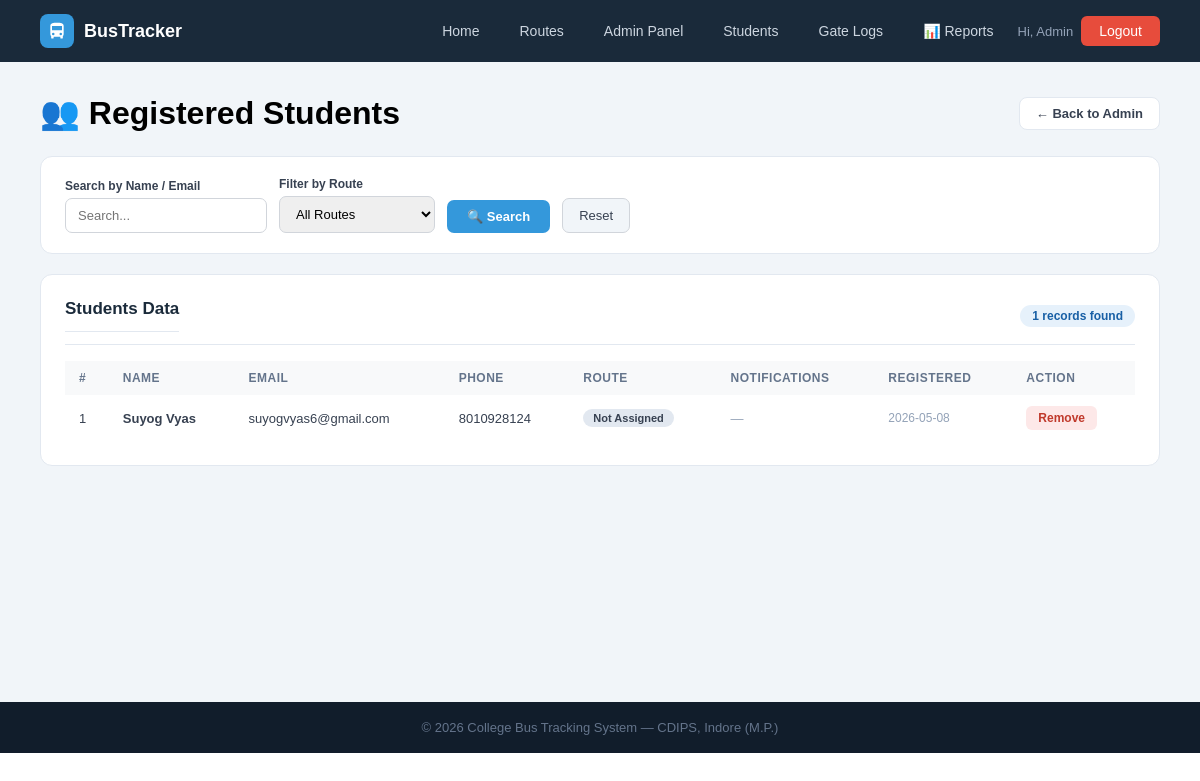
Page /admin/students (signed in) on the earlier database version.
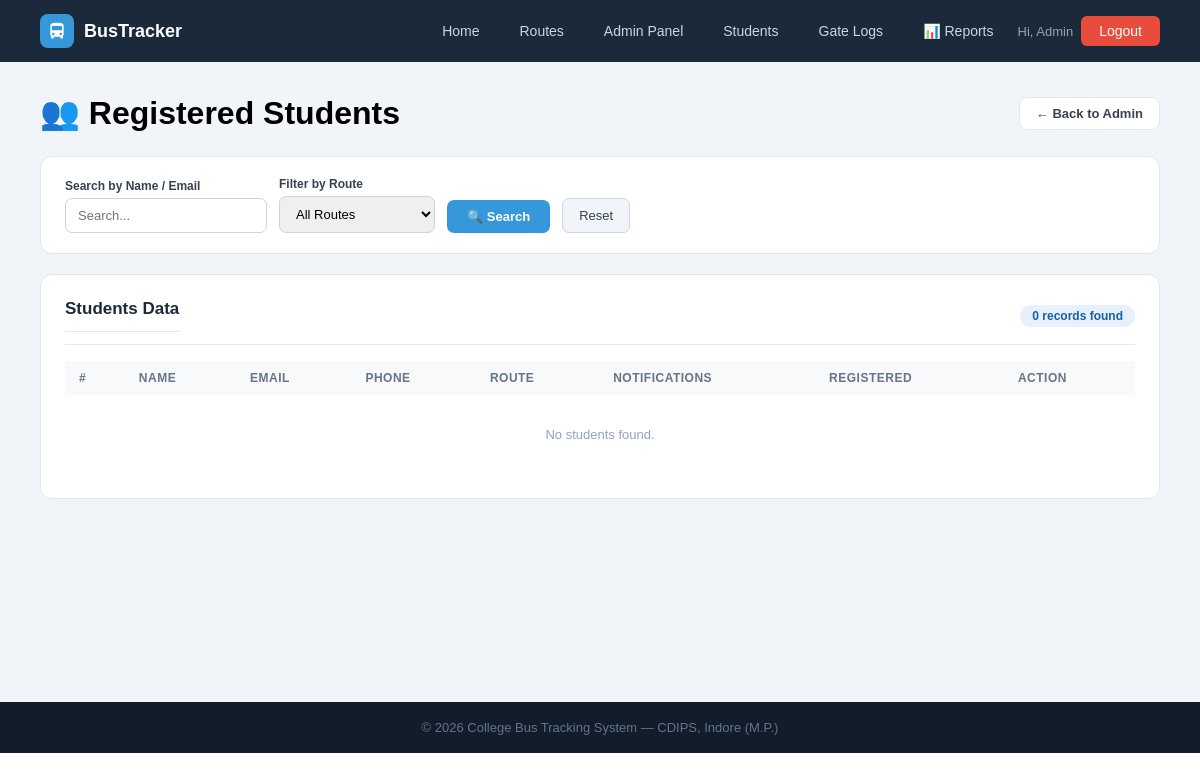
Same page on the later database version.
### tables this page shows
CREATE TABLE users (
        id INTEGER PRIMARY KEY AUTOINCREMENT,
        name TEXT NOT NULL, email TEXT UNIQUE NOT NULL,
        password TEXT NOT NULL, role TEXT DEFAULT 'student',
        phone TEXT, route_id INTEGER,
        created_at TIMESTAMP DEFAULT CURRENT_TIMESTAMP);

### app.py (the view)
@app.route('/admin/students')
@admin_required
def students_list():
    search=request.args.get('search',''); route_filter=request.args.get('route','')
    db=get_db()
    q = "SELECT u.*,r.route_name FROM users u LEFT JOIN routes r ON u.route_id=r.id WHERE u.role='student'"
    params=[]
    if search:
        q+=" AND (u.name LIKE ? OR u.email LIKE ?)"; params+=[f'%{search}%',f'%{search}%']
    if route_filter:
        q+=" AND u.route_id=?"; params.append(route_filter)
    q+=" ORDER BY u.created_at DESC"
    students=db.execute(q,params).fetchall()
    routes=db.execute("SELECT * FROM routes").fetchall()
    student_ids = [s['id'] for s in students]
    notif_map = {}
    if student_ids:
        placeholders = ','.join('?' * len(student_ids))
        all_notifs = db.execute(
            f"SELECT * FROM notifications WHERE user_id IN ({placeholders}) ORDER BY created_at DESC",
            student_ids
        ).fetchall()
        for n in all_notifs:
            uid = n['user_id']
            if uid not in notif_map:
                notif_map[uid] = []
            notif_map[uid].append(n)
    notif_data = {
        str(uid): [
            {
                'msg': n['message'],
                'time': n['created_at'][:16] if n['created_at'] else '',
                'read': bool(n['is_read'])
            }
            for n in notif_map.get(uid, [])
        ]
        for uid in notif_map
    }
    student_names = {str(s['id']): s['name'] for s in students}
    db.close()
    return render_template('students.html', students=students, routes=routes,
                           search=search, route_filter=route_filter,
                           notif_map=notif_map,
                           notif_data=notif_data,
                           student_names=student_names)

### app.py (called while the page is built, shortened)
def get_db():
    conn = sqlite3.connect(DB)
    conn.row_factory = sqlite3.Row
    return conn

def admin_required(f):
    @wraps(f)
    def dec(*a, **kw):
        if 'admin' not in session:
            flash('Admin access required.', 'error')
            return redirect(url_for('admin_login'))
        return f(*a, **kw)
    return dec

@app.context_processor
def inject_notifications():
    return dict(notifications=[], unread_count=0)

### templates/students.html (shortened to what this page needs)
{% extends "base.html" %}
{% block content %}
<div class="page">
    <div class="page-header-row">
        <h1>👥 Registered Students</h1>
        <a href="{{ url_for('admin_dashboard') }}" class="back-btn">← Back to Admin</a>
    </div>
    <div class="search-bar">
        <form method="GET" action="{{ url_for('students_list') }}">
            <div class="fg">
                <label>Search by Name / Email</label>
                <input type="text" name="search" placeholder="Search..." value="{{ search }}">
            </div>
            <div class="fg">
                <label>Filter by Route</label>
                <select name="route">
                    <option value="">All Routes</option>
                </select>
            </div>
            <button type="submit" class="btn-search">🔍 Search</button>
            <a href="{{ url_for('students_list') }}" class="btn-clear">Reset</a>
        </form>
    </div>
    <div class="panel">
        <div class="panel-header">
            <h2>Students Data</h2>
            <span class="count-badge">{{ students|length }} records found</span>
        </div>
        <table>
            <thead>
                <tr>
                    <th>#</th><th>Name</th><th>Email</th><th>Phone</th>
                    <th>Route</th><th>Notifications</th><th>Registered</th><th>Action</th>
                </tr>
            </thead>
            <tbody>
            {% for s in students %}
            {% set s_notifs = notif_map.get(s.id, []) %}
            {% set unread = s_notifs | selectattr('is_read', 'equalto', 0) | list | length %}
            <tr>
                <td>{{ loop.index }}</td>
                <td><b>{{ s.name }}</b></td>
                <td>{{ s.email }}</td>
                <td>{{ s.phone or '—' }}</td>
                <td>
                    {% if s.route_name %}
                    <span class="badge badge-blue">{{ s.route_name }}</span>
                    {% else %}
                    <span class="badge badge-gray">Not Assigned</span>
                    {% endif %}
                </td>
                <td>
                    {% if s_notifs %}
                    <button class="notif-view-btn" onclick="showNotifs('{{ s.id }}')">
                        🔔 {{ s_notifs|length }}
                        {% if unread > 0 %}<span class="unread-dot">{{ unread }} new</span>{% endif %}
                    </button>
                    {% else %}
                    <span style="color:#94a3b8;font-size:13px;">—</span>
                    {% endif %}
                </td>
                <td style="font-size:12px;color:#94a3b8">{{ s.created_at[:10] if s.created_at else '—' }}</td>
                <td><a href="{{ url_for('delete_student', uid=s.id) }}" class="btn-sm btn-danger">Remove</a></td>
            </tr>
            {% else %}
            <tr><td colspan="8" style="text-align:center;color:#94a3b8;padding:32px">No students found.</td></tr>
            {% endfor %}
            </tbody>
        </table>
    </div>
</div>
{% endblock %}

Differences in the rows shown:
removed users: name "Suyog Vyas", email "suyogvyas6@gmail.com", phone "8010928124", created_at "2026-05-08"
Other differences:
{{ students|length }}: "1" → "0"
text now shown: "No students found."
